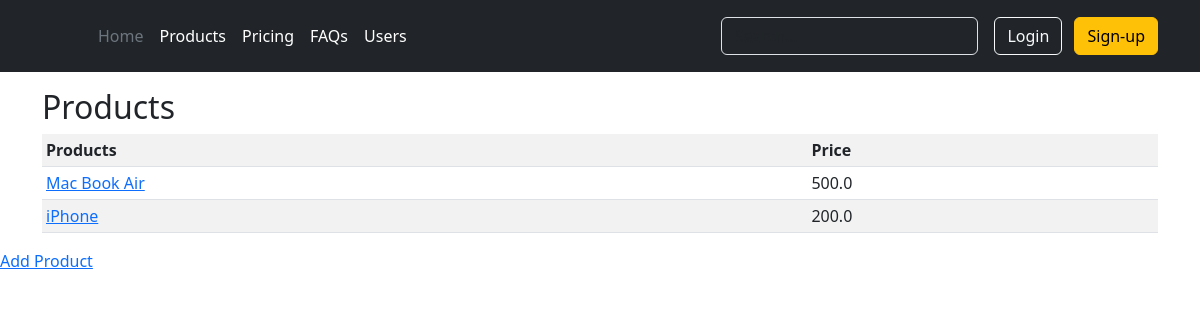
Page /products on the committed database.
### app.py (models this page shows, shortened)
class Products(db.Model):
    id = db.Column(db.Integer, primary_key=True)
    name = db.Column(db.String(80), unique=True, nullable = False)
    price = db.Column(db.Float, nullable = False)
    text = db.Column(db.String(120), nullable = False)

### app.py (the view)
@app.route('/products')
def products():
    products = db.session.execute(db.select(Products)).scalars().all()
    return render_template('products.html', products=products)

### templates/products.html (shortened to what this page needs)
{% extends "base.html" %}
{% block content %}
<div class="container">
    <h2>Products</h2>
    <table class="table table-striped table-sm">
        <tr>
            <th>Products</th>
            <th>Price</th>
        </tr>
    {% for product in products %}
        <tr>
            <td><a href="{{url_for('products')}}/{{product.id}}">{{ product.name }}</a></td>
            <td>{{ product.price }}</td>
        </tr>
    {% endfor %}
    </table>
</div>
<a href="/add_product">Add Product</a>
{% endblock %}

### rows in the picture
Products: name "Mac Book Air", price "500.0"
Products: name "iPhone", price "200.0"
